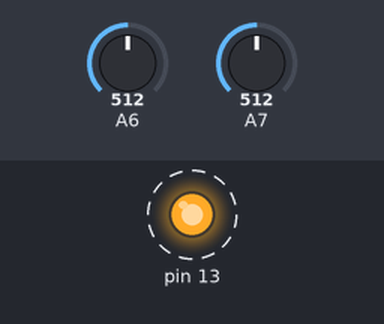
Simulated run of this sketch. Board: Arduino Nano, built with avr-gcc and run on an emulated ATmega328P. On the bench: output pins drawn as LEDs (lit = HIGH). Dashed ring = blinking. Inputs (shaded band) come from the test bench; at power-on: A6 = 512, A7 = 512. What the sketch prints to the serial monitor is not drawn.

Above: at 0.1 s.
Timing chart, 0 to 3.0 s (numbered marks = the images above):
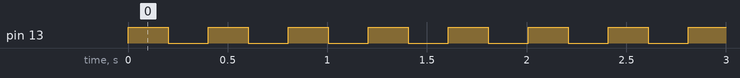

The sketch:

nano-analog.ino
```cpp
// Nano: the same chip as the Uno, plus analog-only A6 / A7.
void setup() { Serial.begin(115200); pinMode(13, OUTPUT); }
void loop() {
  Serial.print("a6:"); Serial.print(analogRead(A6));
  Serial.print(" a7:"); Serial.println(analogRead(A7));
  digitalWrite(13, !digitalRead(13));
  delay(200);
}
```

Measured:
- by itself, pin 13: alternates HIGH for 0.20 s and LOW for 0.20 s
